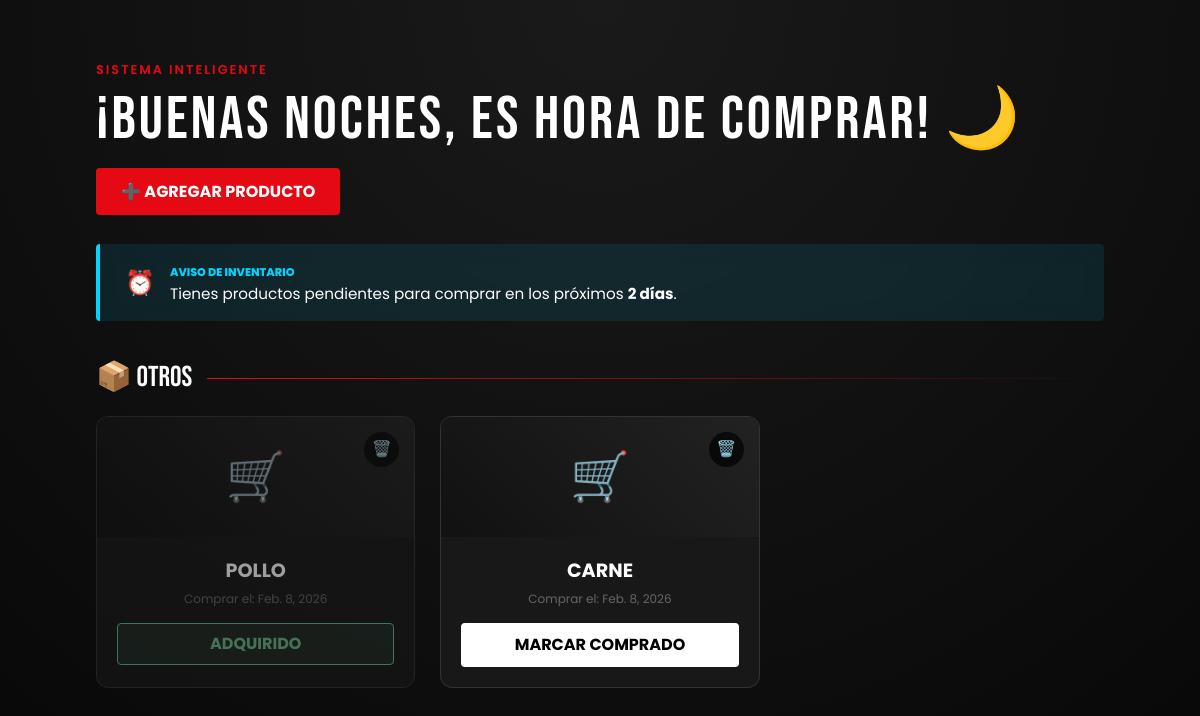
The page /compras/ (signed in) on the database as committed earlier.
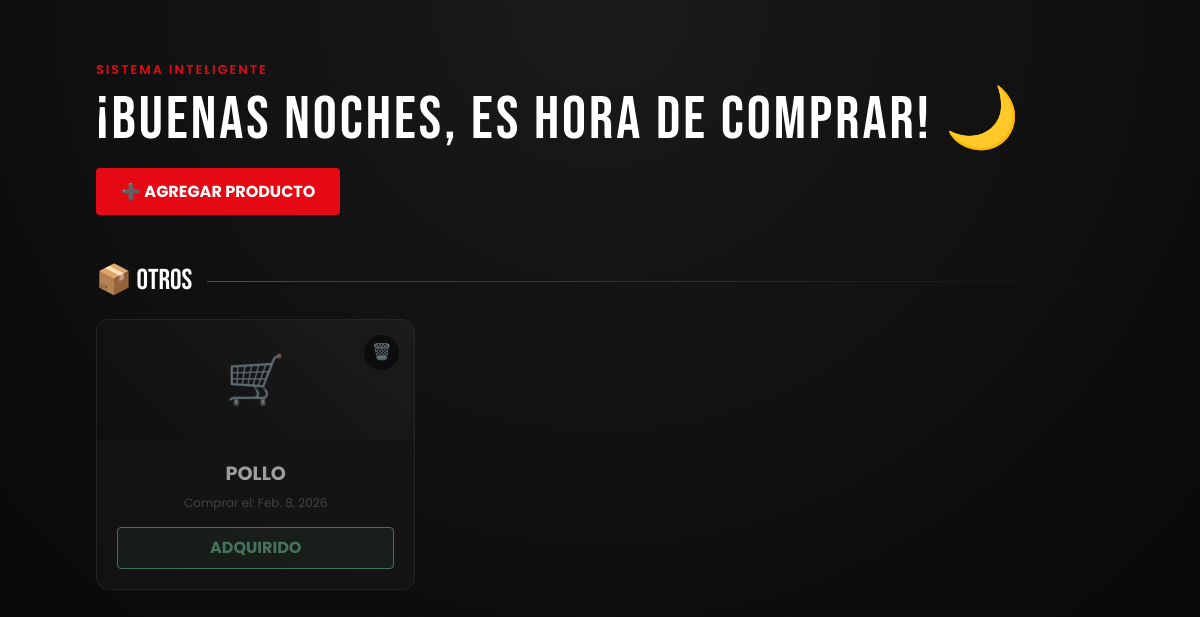
The same page on the database as committed later.
### alimentos/models.py (models this page shows, shortened)
class Compra(models.Model):
    CATEGORIAS_CHOICES = [
        ('FRUTAS', '🍎 Frutas y verduras'),
        ('CARNES', '🥩 Carnes y proteínas'),
        ('LACTEOS', '🥛 Lácteos'),
        ('CEREALES', '🌾 Cereales y granos'),
        ('ENLATADOS', '🥫 Enlatados y conservas'),
        ('ESPECIAS', '🧂 Condimentos y especias'),
        ('SNACKS', '🍪 Snacks'),
        ('CONGELADOS', '❄️ Congelados'),
        ('BEBIDAS', '🧃 Bebidas'),
        ('OTROS', '📦 Otros'),
    ]
    usuario = models.ForeignKey(
        User,
        on_delete=models.CASCADE,
        related_name="compras"
    )
    nombre = models.CharField(max_length=100)
    fecha_compra = models.DateField(default=date.today)
    comprado = models.BooleanField(default=False)
    categoria = models.CharField(
        max_length=20,
        choices=CATEGORIAS_CHOICES,
        default='OTROS'
    )

### alimentos/views.py (the view)
# urls.py: path("compras/", views.lista_compras, name="lista_compras"),
@login_required
def lista_compras(request):
    compras = Compra.objects.filter(usuario=request.user)
    hoy = timezone.now().date()
    proximo_limite = hoy + timedelta(days=2)
    hay_urgencia = compras.filter(fecha_compra__lte=proximo_limite, comprado=False).exists()
    categorias_nombres = {
        'FRUTAS': '🍎 Frutas y verduras',
        'CARNES': '🥩 Carnes y proteínas',
        'LACTEOS': '🥛 Lácteos',
        'CEREALES': '🌾 Cereales y granos',
        'ENLATADOS': '🥫 Enlatados y conservas',
        'ESPECIAS': '🧂 Condimentos y especias',
        'SNACKS': '🍪 Snacks',
        'CONGELADOS': '❄️ Congelados',
        'BEBIDAS': '🧃 Bebidas',
        'OTROS': '📦 Otros',
    }
    compras_por_categoria = []
    for cod, nombre_full in categorias_nombres.items():
        items = compras.filter(categoria=cod)
        if items.exists():
            compras_por_categoria.append({
                'nombre': nombre_full,
                'items': items
            })
    return render(request, "alimentos/compras.html", {
        'compras_por_categoria': compras_por_categoria,
        'hay_urgencia': hay_urgencia,
    })

### alimentos/templates/alimentos/compras.html (shortened to what this page needs)
<!DOCTYPE html>
<html lang="es">
<head>
    <link href="https://cdn.jsdelivr.net/npm/bootstrap@5.3.2/dist/css/bootstrap.min.css" rel="stylesheet">
</head>
<body>
    <div class="header-section">
        <p style="color: var(--netflix-red); font-weight: 600; letter-spacing: 2px; font-size: 0.8rem; margin-bottom: 5px;">SISTEMA INTELIGENTE</p>
        <h1 id="saludo-chef">PRÓXIMAS COMPRAS</h1>
        <div class="mt-4">
            <a href="{% url 'agregar_compra' %}" style="background: var(--netflix-red); color: white; padding: 12px 25px; border-radius: 4px; text-decoration: none; font-weight: bold;">
                ➕ AGREGAR PRODUCTO
            </a>
        </div>
    </div>
    {% if hay_urgencia %}
    <div class="status-alert-banner">
        <span style="font-size: 1.5rem;">⏰</span>
        <div>
            <span style="color: var(--neon-blue); font-size: 0.7rem; font-weight: 800; text-transform: uppercase;">Aviso de Inventario</span>
            <p class="m-0" style="font-size: 0.95rem;">Tienes productos pendientes para comprar en los próximos <strong>2 días</strong>.</p>
        </div>
    </div>
    {% endif %}
    {% for fila in compras_por_categoria %}
        <h2 class="categoria-label">{{ fila.nombre }}</h2>
        <div class="shopping-grid">
            {% for compra in fila.items %}
                <div class="shopping-card {% if compra.comprado %}card-bought{% endif %}">
                    <a href="javascript:void(0)" class="btn-delete-pro" onclick="confirmarEliminar('{% url 'eliminar_compra' compra.id %}', '{{ compra.nombre }}')">🗑️</a>
                    <div class="card-image-wrapper">
                        <span>
                            {% if compra.categoria == 'FRUTAS' %}🍎
                            {% elif compra.categoria == 'CARNES' %}🥩
                            {% elif compra.categoria == 'LACTEOS' %}🥛
                            {% elif compra.categoria == 'BEBIDAS' %}🧃
                            {% elif compra.categoria == 'SNACKS' %}🍪
                            {% else %}🛒{% endif %}
                        </span>
                    </div>
                    <div class="card-body-custom">
                        <div class="product-name">{{ compra.nombre }}</div>
                        <div class="buy-date">Comprar el: {{ compra.fecha_compra }}</div>
                        {% if compra.comprado %}
                            <div class="status-badge">ADQUIRIDO</div>
                        {% else %}
                            <a href="{% url 'marcar_comprado' compra.id %}" class="btn-status">MARCAR COMPRADO</a>
                        {% endif %}
                    </div>
                </div>
            {% endfor %}
        </div>
    {% empty %}
        <p class="text-center w-100 py-5" style="color: #555;">No hay nada en tu lista. ¡Añade productos!</p>
    {% endfor %}
</body>
</html>

Rows that differ between the two databases and show on the page:
removed Compra: nombre "CARNE", fecha_compra "Feb. 8, 2026", comprado "MARCAR COMPRADO"
Other text that changed with them:
text no longer shown: "⏰ AVISO DE INVENTARIO Tienes productos pendientes para comprar en los próximos 2 días ."
